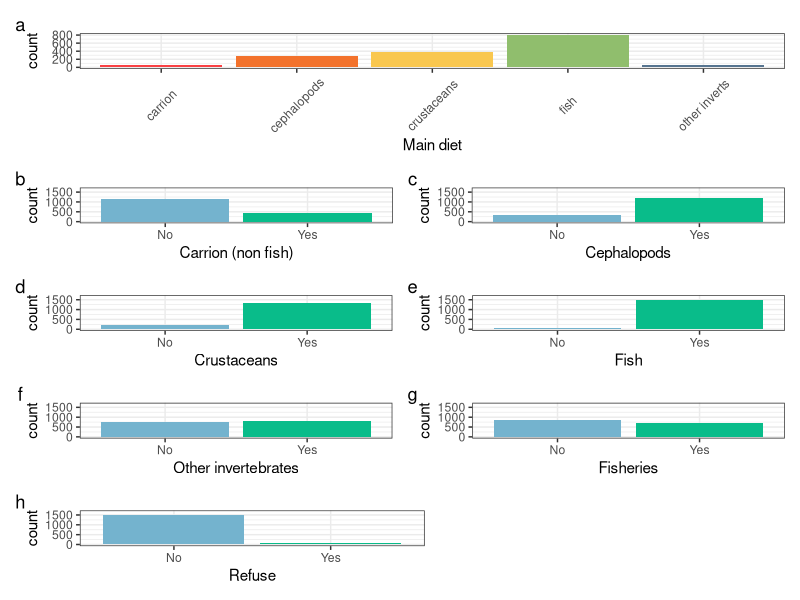
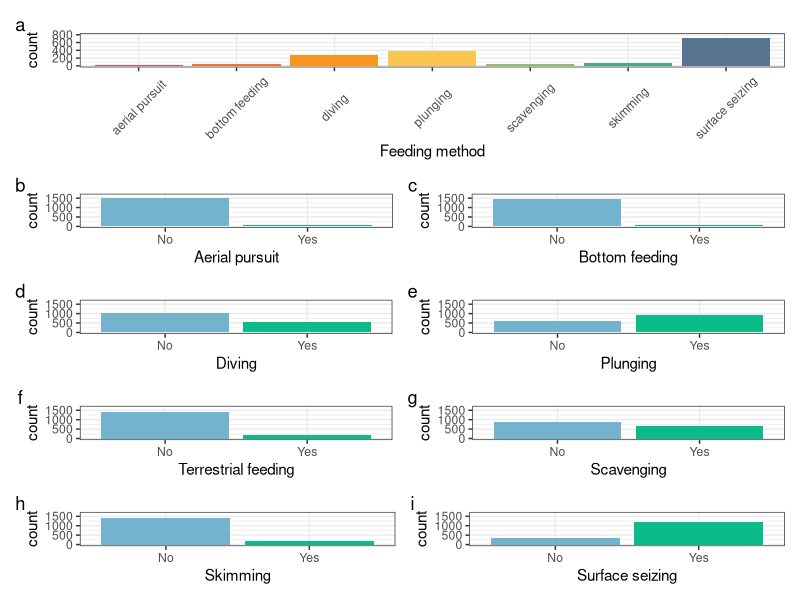
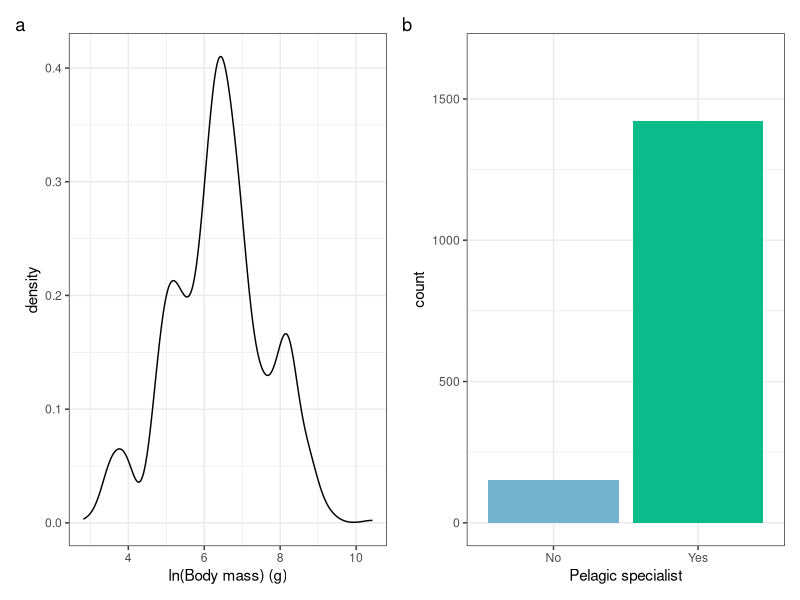
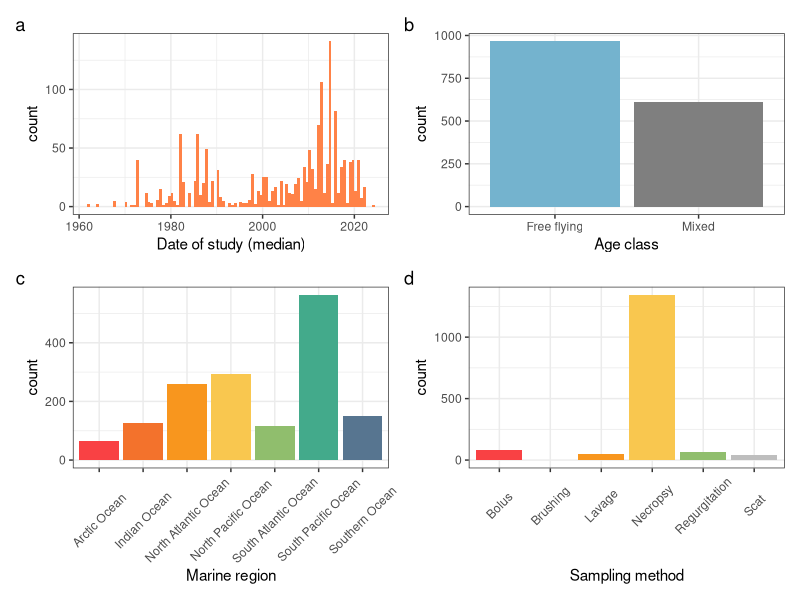
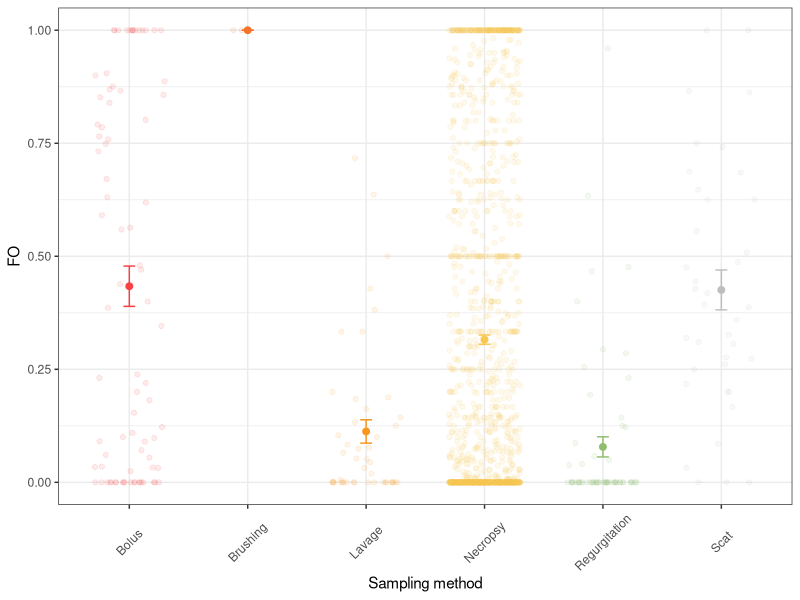
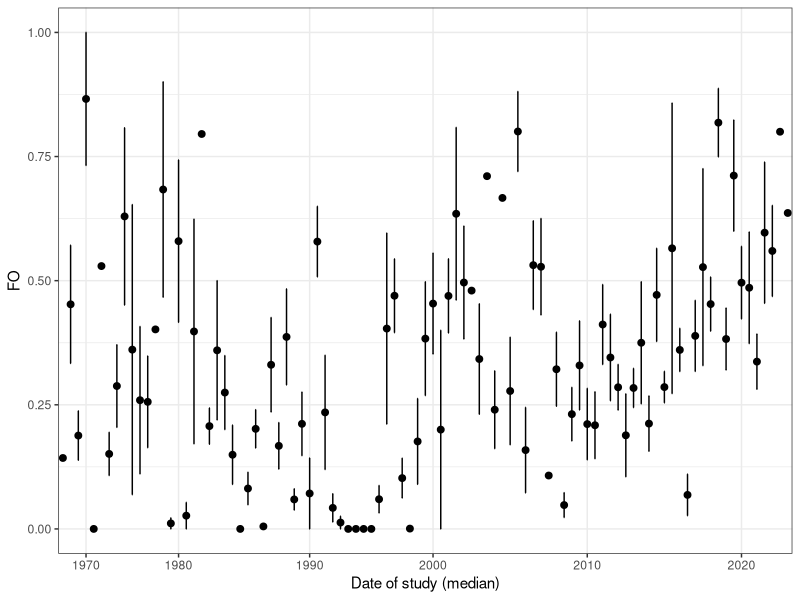
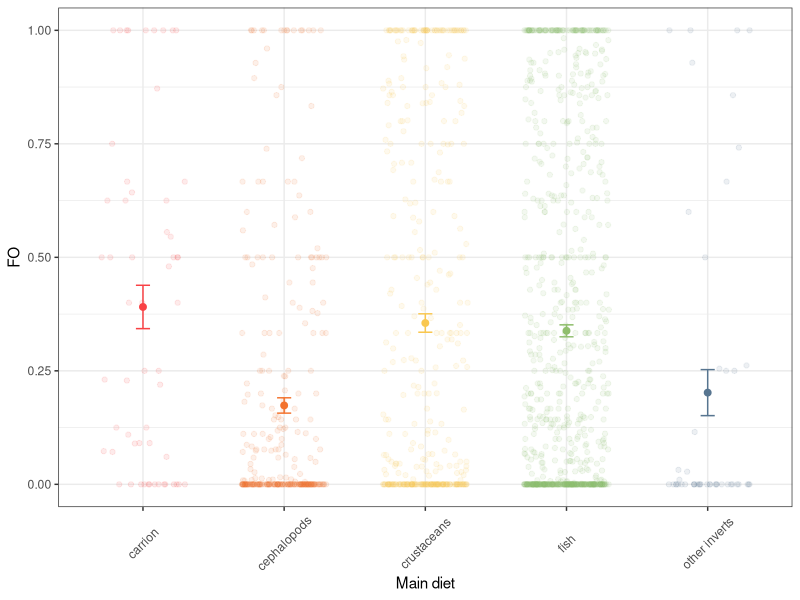
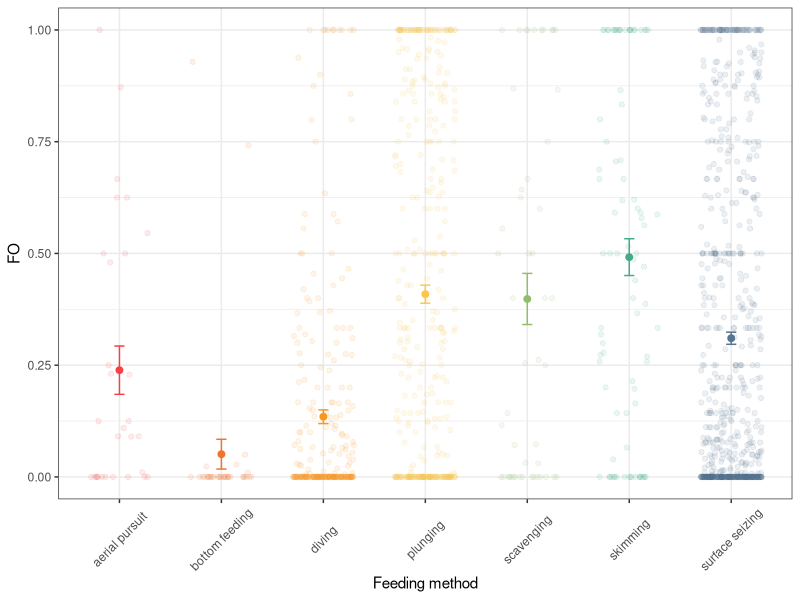

R code for these plots, in order:
## ---- chunk 1
# Load libraries
library(tidyverse) # for plots and data wrangling
library(patchwork) # for panel plots
library(here)
## ---- chunk 2
# Read in the data
seabird_data <- read_csv(file = here::here("data/plastic-data-aggregated_2026.csv"))
## ---- chunk 3
# Unite the diet categories
seabird_data <- seabird_data %>%
  unite(col = "diet_type", carrion:as_refuse, remove = FALSE)
## ---- chunk 4
# How many species?
length(unique(seabird_data$clements2025_binomial))
## ---- chunk 5
# How many sources?
length(unique(seabird_data$source)) 
## ---- chunk 6
well_studied <- 
seabird_data %>%
  group_by(clements2025_binomial) %>%
  summarise(records = n(), sampled = sum(n_total), plastic = sum(n_plastic)) %>%
  filter(records >=3 & sampled >= 100)
## ---- chunk 7
well_studied %>% summarise(n())
## ---- chunk 8
well_studied %>% filter(plastic > 0) %>% summarise(n())
## ---- chunk 9
# Body mass
bm <-
  ggplot(seabird_data, aes(x = log(body_mass_g))) +
  geom_density() +
  xlab("ln(Body mass) (g)") +
  theme_bw()

# main diet
diet <-
ggplot(seabird_data, aes(x = as.factor(main_diet), fill = as.factor(main_diet))) +
  geom_bar() +
  xlab("Main diet") +
  theme_bw() +
  theme(legend.position = "none") +
  scale_fill_manual(values = c("#F94144","#F3722C",
                               "#F9C74F","#90BE6D",
                               "#577590")) +
  scale_x_discrete(labels = c("carrion", "cephalopods", "crustaceans", "fish", "other inverts")) +
  theme(axis.text.x = element_text(angle = 45, vjust = 0.5, hjust = 0.5)) 

# Fish
f <-
ggplot(seabird_data, aes(x = as.factor(fish), fill = as.factor(fish))) +
  geom_bar() +
  xlab("Fish") +
  ylim(0, 1650) +
  scale_x_discrete(labels = c("No", "Yes")) +
  theme_bw() +
  theme(legend.position = "none") +
  scale_fill_manual(values = c("#74B3CE","#09BC8A"))  
 
 # Carrion.NonFishVertebrates
c <-
ggplot(seabird_data, aes(x = as.factor(carrion), fill = as.factor(carrion))) +
  geom_bar() +
  xlab("Carrion (non fish)") +
  ylim(0, 1650) +
  scale_x_discrete(labels = c("No", "Yes")) +
  theme_bw() +
  theme(legend.position = "none") +
  scale_fill_manual(values = c("#74B3CE","#09BC8A")) 
 
# Cephalopods
cp <-
  ggplot(seabird_data, aes(x = as.factor(cephalopods), 
                       fill = as.factor(cephalopods))) +
  geom_bar() +
  xlab("Cephalopods") +
  ylim(0, 1650) +
  scale_x_discrete(labels = c("No", "Yes")) +
  theme_bw() +
  theme(legend.position = "none") +
  scale_fill_manual(values = c("#74B3CE","#09BC8A"))
 
# Crustaceans
cr <-
ggplot(seabird_data, aes(x = as.factor(crustaceans), fill = as.factor(crustaceans))) +
  geom_bar() +
  xlab("Crustaceans") +
  ylim(0, 1650) +
  scale_x_discrete(labels = c("No", "Yes")) +
  theme_bw() +
  theme(legend.position = "none") +
  scale_fill_manual(values = c("#74B3CE","#09BC8A"))
 
 # Other inverts
oi<- 
ggplot(seabird_data, aes(x = as.factor(other_inverts), fill = as.factor(other_inverts))) +
  geom_bar() +
  xlab("Other invertebrates") +
  ylim(0, 1650) +
  scale_x_discrete(labels = c("No", "Yes")) +
  theme_bw() +
  theme(legend.position = "none") +
  scale_fill_manual(values = c("#74B3CE","#09BC8A"))
 
 # Refuse
ar <-
ggplot(seabird_data, aes(x = as.factor(as_refuse), fill = as.factor(as_refuse))) +
  geom_bar() +
  xlab("Refuse") +
  ylim(0, 1650) +
  scale_x_discrete(labels = c("No", "Yes")) +
  theme_bw() +
  theme(legend.position = "none") +
  scale_fill_manual(values = c("#74B3CE","#09BC8A"))

# Fisheries discards
af <-
ggplot(seabird_data, aes(x = as.factor(as_fishery), fill = as.factor(as_fishery))) +
  geom_bar() +
  xlab("Fisheries") +
  ylim(0, 1650) +
  scale_x_discrete(labels = c("No", "Yes")) +
  theme_bw() +
  theme(legend.position = "none") +
  scale_fill_manual(values = c("#74B3CE","#09BC8A"))

# Feeding method
fm <-
ggplot(seabird_data, aes(x = as.factor(feeding_method), fill = as.factor(feeding_method))) +
  geom_bar() +
  xlab("Feeding method") +
  theme_bw() +
  theme(legend.position = "none") +
  scale_fill_manual(values = c("#F94144","#F3722C","#F8961E",
                               "#F9C74F","#90BE6D","#43AA8B",
                               "#577590")) +
  scale_x_discrete(labels = c("aerial pursuit", "bottom feeding", "diving", 
                              "plunging", "scavenging", "skimming", "surface seizing")) +
  theme(axis.text.x = element_text(angle = 45, vjust = 0.5, hjust = 0.5)) +
  ylim(0,800)

# Aerial pursuit
aerial <-
ggplot(seabird_data, aes(x = as.factor(aerial_pursuit), fill = as.factor(aerial_pursuit))) +
  geom_bar() +
  xlab("Aerial pursuit") +
  ylim(0, 1650) +
  scale_x_discrete(labels = c("No", "Yes")) +
  theme_bw() +
  theme(legend.position = "none") +
  scale_fill_manual(values = c("#74B3CE","#09BC8A"))

# bottom feeding
bottom <-
ggplot(seabird_data, aes(x = as.factor(bottom_feeding), fill = as.factor(bottom_feeding))) +
  geom_bar() +
  xlab("Bottom feeding") +
  ylim(0, 1650) +
  scale_x_discrete(labels = c("No", "Yes")) +
  theme_bw() +
  theme(legend.position = "none") +
  scale_fill_manual(values = c("#74B3CE","#09BC8A"))

# divers
dive <-
ggplot(seabird_data, aes(x = as.factor(diving), fill = as.factor(diving))) +
  geom_bar() +
  xlab("Diving") +
  ylim(0, 1650) +
  scale_x_discrete(labels = c("No", "Yes")) +
  theme_bw() +
  theme(legend.position = "none") +
  scale_fill_manual(values = c("#74B3CE","#09BC8A"))

# plunging
plunge <-
ggplot(seabird_data, aes(x = as.factor(plunging), fill = as.factor(plunging))) +
  geom_bar() +
  xlab("Plunging") +
  ylim(0, 1650) +
  scale_x_discrete(labels = c("No", "Yes")) +
  theme_bw() +
  theme(legend.position = "none") +
  scale_fill_manual(values = c("#74B3CE","#09BC8A"))

# terrestrial
terr <-
ggplot(seabird_data, aes(x = as.factor(terrestrial_feeding), fill = as.factor(terrestrial_feeding))) +
  geom_bar() +
  xlab("Terrestrial feeding") +
  ylim(0, 1650) +
  scale_x_discrete(labels = c("No", "Yes")) +
  theme_bw() +
  theme(legend.position = "none") +
  scale_fill_manual(values = c("#74B3CE","#09BC8A"))

# scavenging
scavenge <-
ggplot(seabird_data, aes(x = as.factor(scavenging), fill = as.factor(scavenging))) +
  geom_bar() +
  xlab("Scavenging") +
  ylim(0, 1650) +
  scale_x_discrete(labels = c("No", "Yes")) +
  theme_bw() +
  theme(legend.position = "none") +
  scale_fill_manual(values = c("#74B3CE","#09BC8A"))

# skimming
skim <-
ggplot(seabird_data, aes(x = as.factor(skimming), fill = as.factor(skimming))) +
  geom_bar() +
  xlab("Skimming") +
  ylim(0, 1650) +
  scale_x_discrete(labels = c("No", "Yes")) +
  theme_bw() +
  theme(legend.position = "none") +
  scale_fill_manual(values = c("#74B3CE","#09BC8A"))

# surface seizing
surface <-
ggplot(seabird_data, aes(x = as.factor(surface_seizing), fill = as.factor(surface_seizing))) +
  geom_bar() +
  xlab("Surface seizing") +
  ylim(0, 1650) +
  scale_x_discrete(labels = c("No", "Yes")) +
  theme_bw() +
  theme(legend.position = "none") +
  scale_fill_manual(values = c("#74B3CE","#09BC8A"))
 
# Pelagic Specialist
ps <- 
ggplot(seabird_data, aes(x = as.factor(pelagic_specialist), fill = as.factor(pelagic_specialist))) +
  geom_bar() +
  xlab("Pelagic specialist") +
  ylim(0, 1650) +
  scale_x_discrete(labels = c("No", "Yes")) +
  theme_bw() +
  theme(legend.position = "none") +
  scale_fill_manual(values = c("#74B3CE","#09BC8A"))
## ---- chunk 10
(diet  / (c + cp) / (cr + f) / (oi + af) / (ar + plot_spacer())) + plot_annotation(tag_levels = 'a')
#ggsave(file = here("figures/diet-variables.png"), height = 8)

(fm / (aerial + bottom) / (dive + plunge) / (terr + scavenge) / (skim + surface)) + plot_annotation(tag_levels = 'a')
#ggsave(file = here("figures/feeding-variables.png"), height = 8)

bm + ps + plot_annotation(tag_levels = 'a')
#ggsave(file = here("figures/other-variables.png"), height = 4)
## ---- chunk 11
# Frequency of occurrence
fo <- 
  ggplot(seabird_data, aes(x = FO)) +
  geom_histogram(fill = "lightblue", bins = 10) +
  xlab("Frequency of occurrence of plastic") +
  theme_bw()

# Free flying or not
ff <- 
  ggplot(seabird_data, aes(x = as.factor(freeflying), fill = as.factor(freeflying))) +
  geom_bar() +
  xlab("Age class") +
  scale_x_discrete(labels = c("Free flying", "Mixed")) +
  theme_bw() +
  theme(legend.position = "none") +
  scale_fill_manual(values = c("#74B3CE","#09BC8A"))

# Median date
dd <- 
  ggplot(seabird_data, aes(x = date_median)) +
  geom_histogram(fill = "sienna1", bins = 100) +
  xlab("Date of study (median)") +
  theme_bw()

# Marine region
mr <- 
ggplot(seabird_data, aes(x = as.factor(marine_region), fill = as.factor(marine_region))) +
  geom_bar() +
  xlab("Marine region") +
  theme_bw() +
  theme(legend.position = "none") +
  scale_fill_manual(values = c("#F94144","#F3722C","#F8961E",
                               "#F9C74F","#90BE6D","#43AA8B",
                               "#577590")) +
  theme(axis.text.x = element_text(angle = 45, vjust = 0.5, hjust = 0.5))  

# Sampling method
sm <- 
ggplot(seabird_data, aes(x = as.factor(sampling_method), fill = as.factor(sampling_method))) +
  geom_bar() +
  xlab("Sampling method") +
  theme_bw() +
  theme(legend.position = "none") +
    scale_fill_manual(values = c("#F94144","#F3722C","#F8961E",
                               "#F9C74F","#90BE6D","grey")) +
   theme(axis.text.x = element_text(angle = 45, vjust = 0.5, hjust = 0.5))  
## ---- chunk 12
( (dd + ff) / (mr + sm)) + plot_annotation(tag_levels = c("a"))
ggsave(file = here("figures/study-level-variables.png"), height = 6)
## ---- chunk 13
# Get summary stats for each grouping variable
sumdatSM <-
  seabird_data %>%
  group_by(sampling_method) %>%
  summarise(meanFO = mean(FO), seFO = sqrt(var(FO)/n()))

sumdatDate <-
  seabird_data %>%
  group_by(date_median) %>%
  summarise(meanFO = mean(FO), seFO = sqrt(var(FO)/n()))

sumdatDiet <-
  seabird_data %>%
  group_by(main_diet) %>%
  summarise(meanFO = mean(FO), seFO = sqrt(var(FO)/n()))

sumdatFM <-
  seabird_data %>%
  group_by(feeding_method) %>%
  summarise(meanFO = mean(FO, na.rm = TRUE), seFO = sqrt(var(FO, na.rm = TRUE)/n()))
## ---- chunk 14
# Plots
# Sampling method
ggplot(seabird_data, aes(x = as.factor(sampling_method), y = FO, colour = sampling_method)) +
  geom_jitter(alpha = 0.1, width = 0.3) +
  geom_point(data = sumdatSM, aes(y = meanFO), size = 2) +
  geom_errorbar(data = sumdatSM, aes(y = meanFO, ymin = meanFO - seFO, ymax = meanFO + seFO), width = 0.1) +
  xlab("Sampling method") +
  theme_bw() +
  theme(legend.position = "none") +
  scale_colour_manual(values = c("#F94144","#F3722C","#F8961E",
                               "#F9C74F","#90BE6D","grey")) +
   theme(axis.text.x = element_text(angle = 45, vjust = 0.5, hjust = 0.5))  


# Date
ggplot(seabird_data, aes(x = as.factor(date_median), y = FO)) +
  geom_point(data = sumdatDate, aes(y = meanFO), size = 2) +
  geom_errorbar(data = sumdatDate, aes(y = meanFO, ymin = meanFO - seFO, ymax = meanFO + seFO), width = 0.1) +
  xlab("Date of study (median)") +
  theme_bw() +
  theme(legend.position = "none") +
  scale_x_discrete(breaks = c(1960, 1970, 1980, 1990, 2000, 2010, 2020))

# Diet
ggplot(seabird_data, aes(x = as.factor(main_diet), y = FO, colour = main_diet)) +
  geom_jitter(alpha = 0.1, width = 0.3) +
  geom_point(data = sumdatDiet, aes(y = meanFO), size = 2) +
  geom_errorbar(data = sumdatDiet, aes(y = meanFO, ymin = meanFO - seFO, ymax = meanFO + seFO), width = 0.1) +
  xlab("Main diet") +
  theme_bw() +
  theme(legend.position = "none") +
  scale_colour_manual(values = c("#F94144","#F3722C",
                               "#F9C74F","#90BE6D",
                               "#577590")) +
  scale_x_discrete(labels = c("carrion", "cephalopods", "crustaceans", "fish", "other inverts")) +
  theme(axis.text.x = element_text(angle = 45, vjust = 0.5, hjust = 0.5))

# Feeding method
ggplot(seabird_data, aes(x = as.factor(feeding_method), y = FO, colour = feeding_method)) +
  geom_jitter(alpha = 0.1, width = 0.3) +
  geom_point(data = sumdatFM, aes(y = meanFO), size = 2) +
  geom_errorbar(data = sumdatFM, aes(y = meanFO, ymin = meanFO - seFO, ymax = meanFO + seFO), width = 0.1) +
  xlab("Feeding method") +
  theme_bw() +
  theme(legend.position = "none") +
  scale_colour_manual(values = c("#F94144","#F3722C","#F8961E",
                               "#F9C74F","#90BE6D","#43AA8B",
                               "#577590")) +
  scale_x_discrete(labels = c("aerial pursuit", "bottom feeding", "diving", 
                              "plunging", "scavenging", "skimming", "surface seizing")) +
  theme(axis.text.x = element_text(angle = 45, vjust = 0.5, hjust = 0.5))
